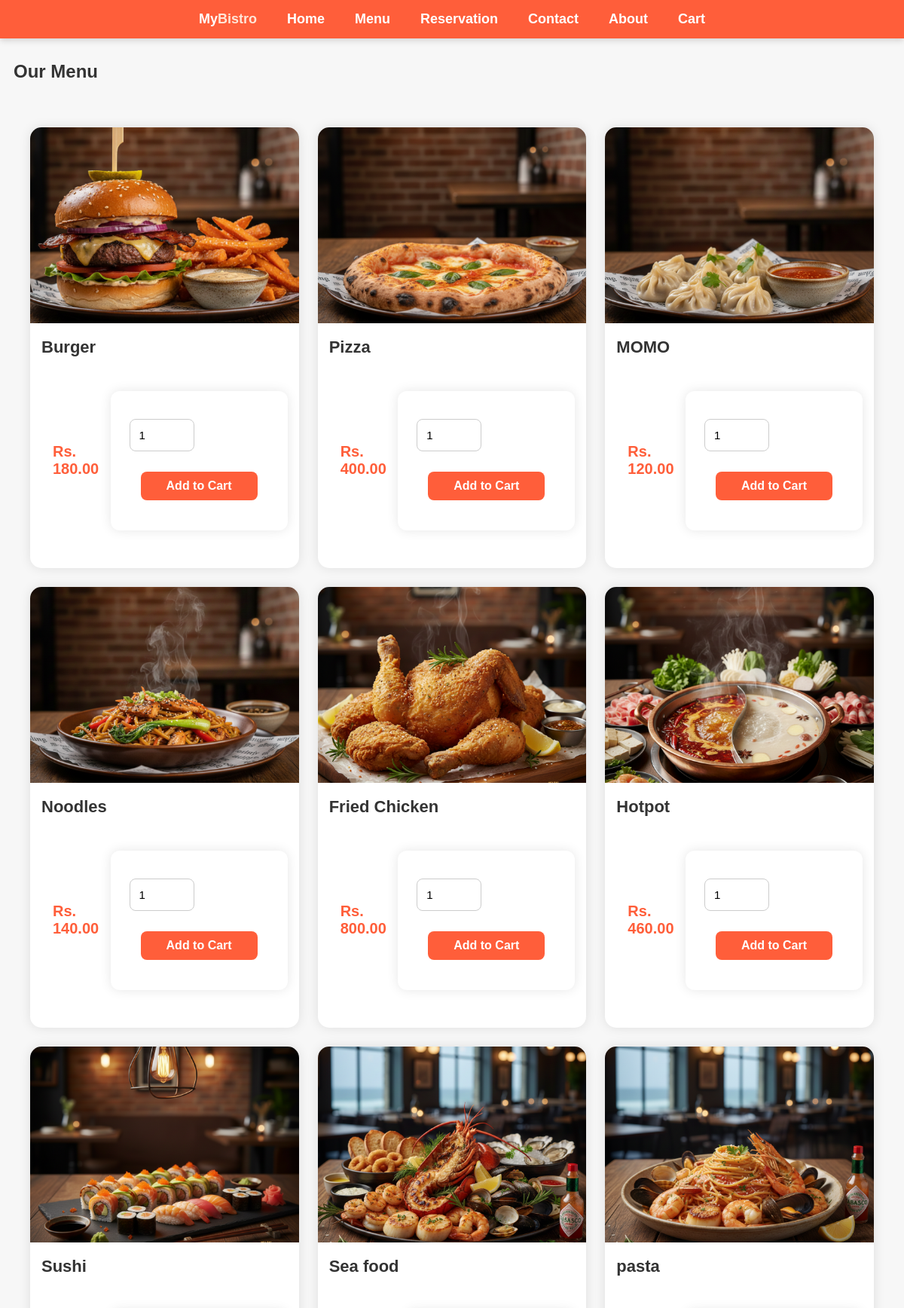
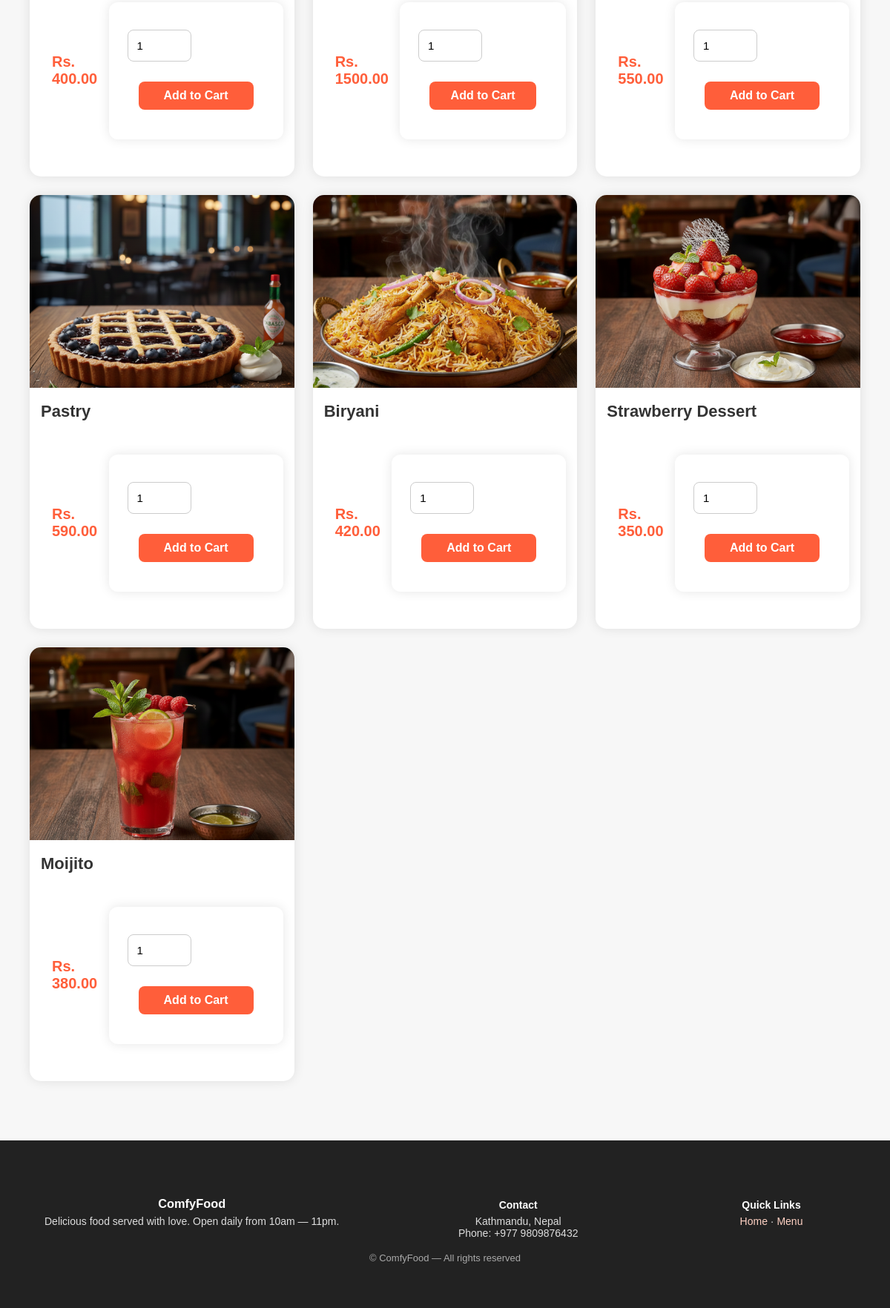
The app's page /menu/ with its own data (2 pictures, top to bottom).
### restaurant/models.py (models this page shows, shortened)
class MenuItem(models.Model):
    name = models.CharField(max_length=120)
    description = models.TextField(blank=True)
    price = models.DecimalField(max_digits=7, decimal_places=2)
    image = models.ImageField(upload_to='menu/', blank=True, null=True)
    is_available = models.BooleanField(default=True)

### restaurant/views.py (the view)
# urls.py: path('menu/', views.menu_page, name='menu'),
def menu_page(request):
    items = MenuItem.objects.filter(is_available=True)
    return render(request, 'menu.html', {'items': items})

### restaurant/templates/menu.html (shortened to what this page needs)
{% extends 'base.html' %}
{% load static %}
{% block content %}
<section style="max-width:1200px;margin:30px auto;">
  <h1 style="margin-left:18px;">Our Menu</h1>
  <div class="menu-grid">
    {% for item in items %}
      <div class="food-card">
        {% if item.image %}
          <img src="{{ item.image.url }}" alt="{{ item.name }}">
        {% else %}
          <img src="{% static 'img/placeholder.png' %}" alt="no image">
        {% endif %}
        <h3>{{ item.name }}</h3>
        <div style="display:flex;justify-content:space-between;align-items:center;margin:0 15px;">
          <div class="price">Rs. {{ item.price }}</div>
          <form method="post" action="{% url 'cart_add' item.id %}">
          <input type="number" name="quantity" value="1" min="1" style="width:60px;">
          <button type="submit" class="btn">Add to Cart</button>
          </form>
        </div>
      </div>
    {% endfor %}
  </div>
</section>
{% endblock %}

### restaurant/templates/base.html (shortened to what this page needs)
{% load static %}
<!DOCTYPE html>
<html lang="en">
<head>
  <link rel="stylesheet" href="{% static 'css/style.css' %}">
</head>
<body>
  <header>
    <nav class="navbar">
      <a href="/" class="logo"><strong>My<span style="color:#ffe6d8">Bistro</span></strong></a>
      <a href="/">Home</a>
      <a href="{% url 'menu' %}">Menu</a>
      <a href="{% url 'reservation' %}">Reservation</a>
      <a href="{% url 'contact' %}">Contact</a>
      <a href="{% url 'about' %}">About</a>
      <a href="{% url 'cart' %}">Cart</a>
    </nav>
  </header>
  <main>
    {% block content %}{% endblock %}
  </main>
  <footer>
    <div style="max-width:1100px;margin:0 auto;padding:20px;">
      <div style="display:flex;flex-wrap:wrap;justify-content:space-between;gap:16px;color:#ddd;">
        <div style="min-width:200px;">
          <h3 style="color:#fff;margin-bottom:6px;">ComfyFood</h3>
          <p style="color:#ddd;margin:0;font-size:14px;">Delicious food served with love. Open daily from 10am — 11pm.</p>
        </div>
        <div style="min-width:200px;">
          <h4 style="color:#fff;margin-bottom:6px;">Contact</h4>
          <p style="margin:0;font-size:14px;">Kathmandu, Nepal<br/>Phone: +977 9809876432</p>
        </div>
        <div style="min-width:200px;">
          <h4 style="color:#fff;margin-bottom:6px;">Quick Links</h4>
          <p style="margin:0;font-size:14px;">
            <a href="/" style="color:#ffd1c3;text-decoration:none;">Home</a> ·
            <a href="{% url 'menu' %}" style="color:#ffd1c3;text-decoration:none;">Menu</a>
          </p>
        </div>
      </div>
      <p style="color:#aaa;margin-top:18px;font-size:13px;">© {{ now|date:"Y" }} ComfyFood — All rights reserved</p>
    </div>
  </footer>
</body>
</html>

### restaurant/static/css/style.css (style rules this page uses)
body { margin: 0; font-family: 'Poppins', sans-serif; background: #f7f7f7; color: #333; }
.navbar { background: #ff5e3a; padding: 15px 40px; display: flex; justify-content: center; gap: 40px; position: sticky; top: 0; z-index: 1000; box-shadow: 0 3px 8px rgba(0,0,0,0.15); }
.navbar a { color: white; font-size: 18px; font-weight: 600; text-decoration: none; transition: 0.3s; }
.menu-grid { display: grid; grid-template-columns: repeat(auto-fit, minmax(280px, 1fr)); gap: 25px; padding: 40px; }
.food-card { background: white; border-radius: 15px; overflow: hidden; box-shadow: 0 0 15px rgba(0,0,0,0.1); transition: 0.3s ease; padding-bottom: 20px; }
.food-card img { width: 100%; height: 260px; object-fit: cover; }
.food-card h3 { margin: 15px; font-size: 22px; font-weight: 600; }
.price { margin: 0 15px; font-size: 20px; font-weight: bold; color: #ff5e3a; }
.food-card button { margin: 15px; padding: 10px 18px; width: calc(100% - 30px); background: #ff5e3a; color: white; border: none; border-radius: 8px; font-size: 16px; font-weight: 600; cursor: pointer; transition: 0.3s; }
button, a.btn { padding: 12px 18px; border-radius: 8px; border: none; background: #ff5e3a; color: white; font-weight: 600; text-decoration: none; cursor: pointer; transition: 0.3s; }
form { width: 90%; max-width: 600px; margin: 30px auto; padding: 25px; background: white; border-radius: 12px; box-shadow: 0 0 15px rgba(0,0,0,0.1); }
form input, form textarea, form select { width: 100%; padding: 12px; margin: 12px 0; border: 1px solid #ccc; border-radius: 8px; font-size: 15px; }
form button { width: 100%; margin-top: 10px; }
footer { background: #222; color: #ddd; padding: 40px; text-align: center; margin-top: 40px; font-size: 14px; }
footer p { margin: 0; }

### records on screen
MenuItem: image (picture), name "Burger", price "180.00"
MenuItem: image (picture), name "Pizza", price "400.00"
MenuItem: image (picture), name "MOMO", price "120.00"
MenuItem: image (picture), name "Noodles", price "140.00"
MenuItem: image (picture), name "Fried Chicken", price "800.00"
MenuItem: image (picture), name "Hotpot", price "460.00"
MenuItem: image (picture), name "Sushi", price "400.00"
MenuItem: image (picture), name "Sea food", price "1500.00"
MenuItem: image (picture), name "pasta", price "550.00"
MenuItem: image (picture), name "Pastry", price "590.00"
MenuItem: image (picture), name "Biryani", price "420.00"
MenuItem: image (picture), name "Strawberry Dessert", price "350.00"
MenuItem: image (picture), name "Moijito", price "380.00"
